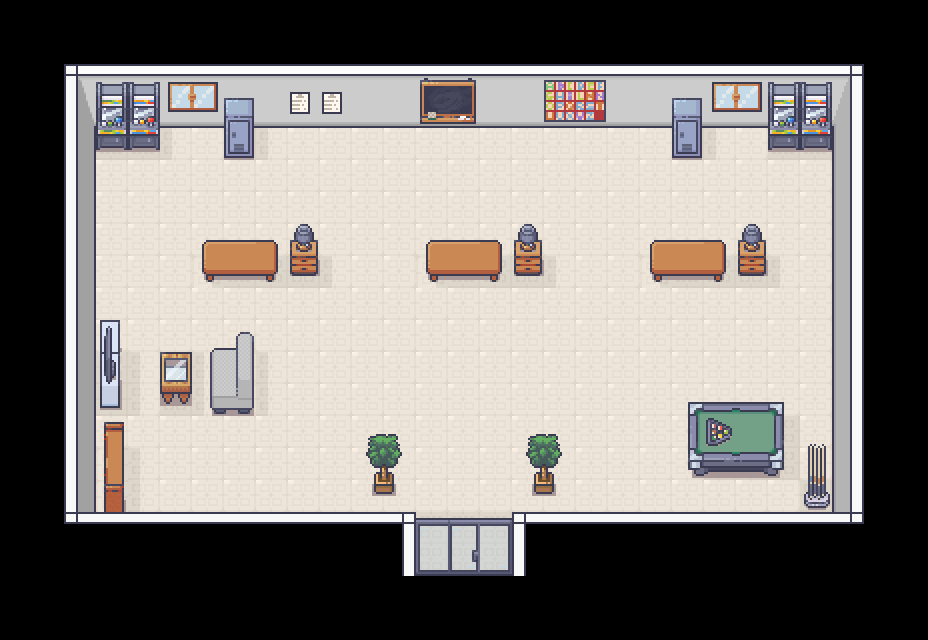

This game map was drawn from its Tiled (.tmx) file and the tilesets committed beside it. A one-line description and the trimmed map source follow:
An orthogonal 29x20 tile map with 32x32 px tiles, 6 tile layers (Piso, Tapetes, Paredes, móveis, ...), 1 hidden layer not drawn, 4 tilesets and 42 objects (4x mesa_stand_b, 4x sofa_game, 3x mesa_stand_a, 3x mesa_stand_c, 2x mesa_tv, ...).

<map version="1.10" tiledversion="1.10.2" orientation="orthogonal" renderorder="right-down" width="29" height="20" tilewidth="32" tileheight="32" infinite="0" nextlayerid="11" nextobjectid="82">
 <tileset firstgid="1" source="tileset_parede.tsx" />
 <tileset firstgid="8285" source="tileset_generic.tsx" />
 <tileset firstgid="9533" source="tileset_estoque.tsx" />
 <tileset firstgid="10333" source="tileset_biblioteca.tsx" />
 <layer id="1" name="Piso" width="29" height="20">
  <data>[580 cells, 356 non-empty, 3 distinct tile ids]</data>
 </layer>
 <layer id="2" name="Tapetes" width="29" height="20">
  <data>[580 cells, 15 non-empty, 8 distinct tile ids]</data>
 </layer>
 <objectgroup id="10" name="Personagens">
  <object id="68" name="player_spawn" x="462" y="496">
   <point />
  </object>
  <object id="69" name="npc_a" x="238.742" y="177.394">
   <point />
  </object>
  <object id="70" name="npc_b" x="462.56" y="177.591">
   <point />
  </object>
  <object id="71" name="npc_c" x="686.393" y="177.136">
   <point />
  </object>
 </objectgroup>
 <layer id="3" name="Paredes" width="29" height="20">
  <data>[580 cells, 96 non-empty, 12 distinct tile ids]</data>
 </layer>
 <layer id="4" name="móveis" width="29" height="20">
  <data>[580 cells, 100 non-empty, 63 distinct tile ids]</data>
 </layer>
 <layer id="5" name="Acima dos móveis" width="29" height="20">
  <data>[580 cells, 14 non-empty, 12 distinct tile ids]</data>
 </layer>
 <objectgroup id="8" name="ObjetosColisores">
  <object id="1" x="772.909" y="412.364" width="0.181818" height="4.18182" />
  <object id="8" name="mesa_sinuca" x="688.727" y="410.727" width="95.0909" height="59.2727" />
  <object id="9" x="694.182" y="469.273" width="13.4545" height="6.54545" />
  <object id="15" x="763.455" y="470" width="14.9091" height="5.81818" />
  <object id="18" name="tacos" x="803.273" y="488.545" width="27.4545" height="20.3636">
   <ellipse />
  </object>
  <object id="19" name="mesa_stand_a" x="201.394" y="240.303" width="76.1818" height="34.3182" />
  <object id="20" name="mesa_stand_b" x="425.136" y="239" width="76.7273" height="35.5303" />
  <object id="21" name="mesa_stand_c" x="650" y="240" width="76.3636" height="34.1818" />
  <object id="24" name="mesa_abajur_a" x="290.182" y="239.636" width="27.4545" height="36.5455" />
  <object id="28" name="mesa_stand_b" x="513.818" y="240.182" width="27.6364" height="35.4545" />
  <object id="30" name="mesa_abajur_c" x="738.364" y="240" width="27.4545" height="35.4545" />
  <object id="40" name="jogos_a" x="96.125" y="83" width="62.875" height="64.625" />
  <object id="41" x="124" y="146.5" width="7.75" height="3.75" />
  <object id="42" x="156" y="147.5" width="4" height="2.25" />
  <object id="43" x="95.625" y="147.5" width="4.375" height="2.5" />
  <object id="44" name="armario_a" x="224.125" y="97.9375" width="29.75" height="60.125" />
  <object id="45" name="armario_b" x="671.875" y="98" width="30.25" height="60.375" />
  <object id="46" x="768.125" y="81.875" width="64.25" height="66" />
  <object id="47" x="768.182" y="148" width="4" height="1.81818" />
  <object id="48" x="795.909" y="147.636" width="8.09091" height="2.36364" />
  <object id="49" name="jogos_b" x="827.909" y="148.182" width="4.45455" height="1.72727" />
  <object id="50" name="mesa_tv" x="100.333" y="332.333" width="19.6667" height="75.3333" />
  <object id="72" name="mesa_tv" x="100.333" y="332.333" width="19.6667" height="75.3333" />
  <object id="52" name="sofa_game" x="235.636" y="348.409" width="18.3636" height="61.4091" />
  <object id="53" name="sofa_game" x="210.182" y="348.182" width="25.2727" height="61.8182" />
  <object id="54" name="sofa_game" x="238.091" y="409.727" width="11.8182" height="4.36364" />
  <object id="55" name="sofa_game" x="213.909" y="410" width="12" height="3.81818" />
  <object id="56" name="estante_livro" x="103.818" y="442.121" width="20" height="70.6667" />
  <object id="57" name="mesa_game" x="161" y="353" width="30" height="50.5" />
  <object id="63" name="planta_a" x="373.667" y="472.667" width="19.6667" height="21.3333" />
  <object id="66" name="planta_b" x="533.667" y="472" width="20.6667" height="22" />
  <object id="75" name="porta" x="414" y="570" width="98.5" height="4.5" />
  <object id="76" name="mesa_stand_b" x="429" y="275.5" width="9" height="6.5" />
  <object id="77" name="mesa_stand_b" x="490" y="274" width="7.5" height="8" />
  <object id="78" name="mesa_stand_c" x="652.5" y="275" width="10.5" height="6.5" />
  <object id="79" name="mesa_stand_c" x="714.5" y="276.5" width="8" height="5.5" />
  <object id="80" name="mesa_stand_a" x="265.5" y="275.5" width="9" height="6" />
  <object id="81" name="mesa_stand_a" x="204.5" y="274.5" width="10" height="7.5" />
 </objectgroup>
 <layer id="9" name="Teto" width="29" height="20">
  <data>[580 cells, 4 non-empty, 4 distinct tile ids]</data>
 </layer>
 <layer id="7" name="BlocosColisores" width="29" height="20" visible="0" opacity="0.39" offsetx="138" offsety="100">
  <properties>
   <property name="solid" type="bool" value="true" />
  </properties>
  <data>[580 cells, 73 non-empty, 1 distinct tile ids]</data>
 </layer>
</map>
